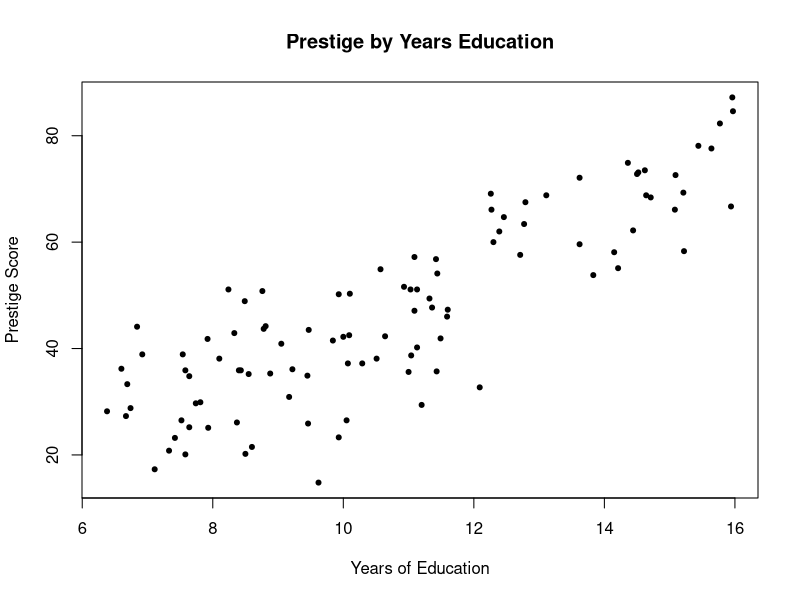
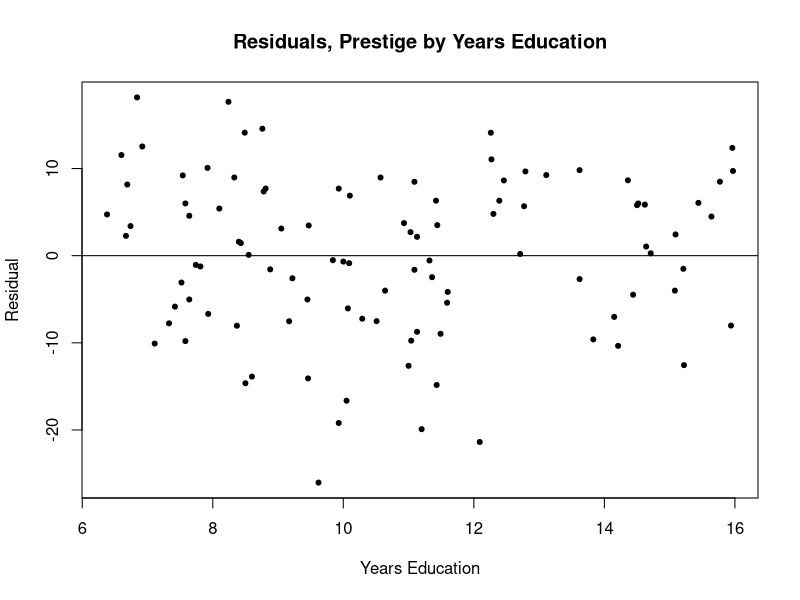
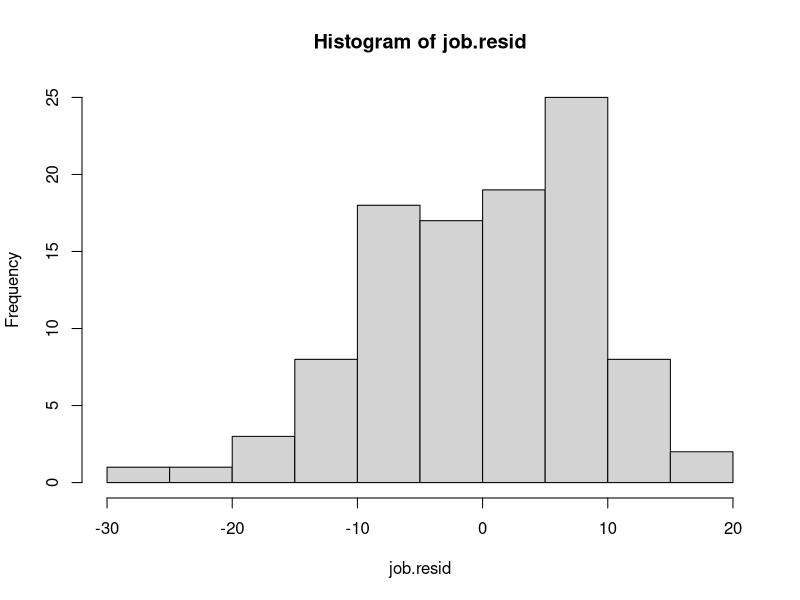
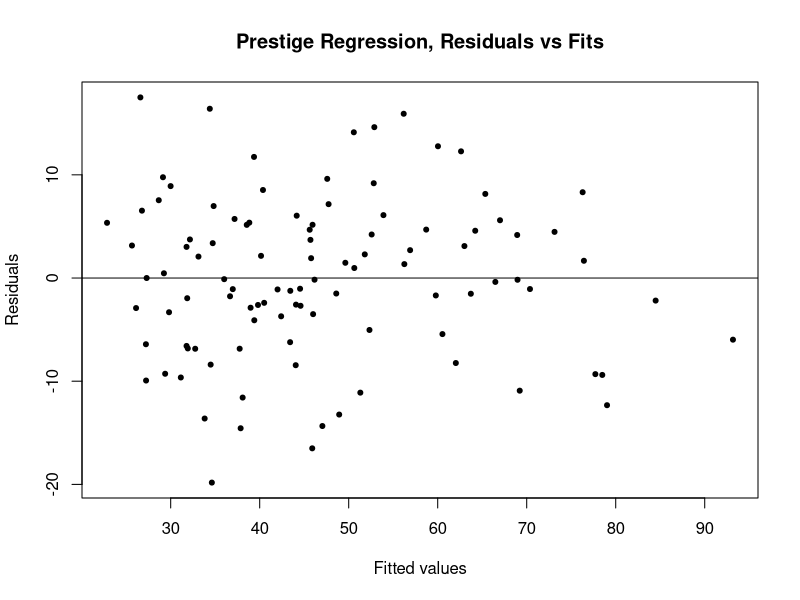

The R source for these figures, in order:
# CS555 Data Analysis and Visualization
# Homework4.R
# Jefferson Parker, japarker.bu.edu
# 20180728

# 1. Save the data to .csv file and read into R for analysis.
setwd('C:/Users/jparker/Code/Input/');
canjobdata <- read.csv(file = "Canada_JobData.csv", header = TRUE);

# Remove extra periods from colname(s)
colnames(canjobdata) <- c("Job.Title", "Years.Education", "Income", "Perc.Women", "Prestige.Score");

# 2. Plot the assocation between Years of Education and Prestige Score
# 	Calculate the Correlation
plot(x = canjobdata$Years.Education, 
		 y = canjobdata$Prestige.Score, 
		 main = "Prestige by Years Education",
		 xlab = "Years of Education",
		 ylab = "Prestige Score", 
		 pch = 20
);

cor(canjobdata$Years.Education, canjobdata$Prestige.Score);


# 3. Perform a simple linear regression.
# 	Generate a residual plot.
# 
# Determine if the model assumptions were met.
# 1.	The relationship is linear without major outliers.
# 2.	The observations are INDEPENDENT.
# 3. 	The variation of the response around the regression line is CONSTANT.
# 4.	The residuals are NORMALLY DISTRIBUTED.
job.model <- lm(Prestige.Score ~ Years.Education, data = canjobdata);
job.resid <- resid(job.model);
plot(x = canjobdata$Years.Education, 
		 y = job.resid, 
		 xlab = "Years Education",
		 ylab = "Residual",
		 main = "Residuals, Prestige by Years Education",
		 pch = 20
);
abline(h = 0);
hist(job.resid);

# Are there any outliers or influence points?
# If so, identify them by ID and comment on their effect.
# 
# The influence.measures() function returns three lists.
# The second ($is.inf) contains six logical vectors of values,
# within this, the cov.r column marks the influencer values.
job.influence <- data.frame(influence.measures(job.model)$is.inf);
canjobdata[which(job.influence$cov.r),];

summary(job.model);
summary(lm(Prestige.Score ~ Years.Education, data = canjobdata[-41, ]));
summary(lm(Prestige.Score ~ Years.Education, data = canjobdata[-46, ]));
summary(lm(Prestige.Score ~ Years.Education, data = canjobdata[-53, ]));

# 4. Calculate the Least Squares Regression model to predicte Prestige
# 	from Education, Income and Percentage of Women.
prestige.model <- lm(Prestige.Score ~ Years.Education + Income + Perc.Women, data = canjobdata);
summary(prestige.model);

# Formally test whether these predictors are associated with Prestige 
# at alpha = 0.05.
anova(prestige.model);

# 5. Calculate the 95% Confidence intervals for significant variables.
# Reference: https://stat.ethz.ch/pipermail/r-help/2008-April/160538.html
# How to extract coefficient standard errors from a linear model.
prestige.coef <- data.frame(coef(summary(prestige.model)));
rownames(prestige.coef);
prestige.coef$upper.95 <- prestige.coef$Estimate + (prestige.coef$t.value * prestige.coef$Std..Error);
prestige.coef$lower.95 <- prestige.coef$Estimate - (prestige.coef$t.value * prestige.coef$Std..Error);
prestige.coef;

# 6. Generate a residuals plot showing the fitted values from teh regression against the residuals.
plot(x = prestige.model$fitted.values,
		 y = prestige.model$residuals,
		 xlab = "Fitted values",
		 ylab = "Residuals",
		 main = "Prestige Regression, Residuals vs Fits",
		 pch = 20
);
abline(h = 0);

# 7. Are there any outliers or influence points?
prestige.influence <- data.frame(influence.measures(prestige.model)$is.inf);
canjobdata[which(prestige.influence$cov.r),];
